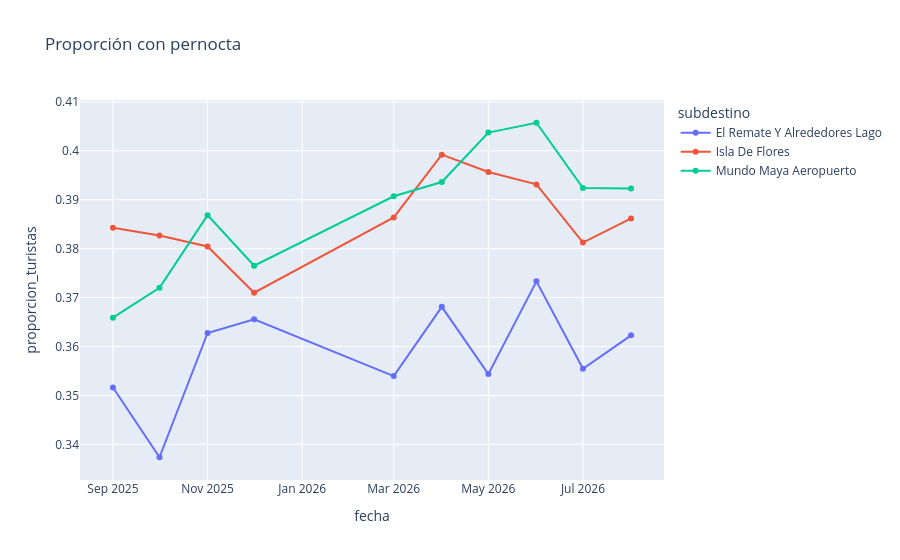

Notebook code for this chart:
### Markdown cell above
## 5. Turistas frente a excursionistas
La proporción se calcula dentro de cada subdestino y mes. No se suman polígonos.

### Code cell
seg = resultados["segmentacion_visitantes"]
display(seg.head())
px.line(seg, x="fecha", y="proporcion_turistas", color="subdestino", markers=True, title="Proporción con pernocta").show()

### Figure 1 — Plotly figure (JSON) as saved in the notebook; plotly's stock layout.template omitted (floating-point values rounded to 4 significant figures)
{"data": [{"hovertemplate": "subdestino=El Remate Y Alrededores Lago<br>fecha=%{x}<br>proporcion_turistas=%{y}<extra></extra>", "legendgroup": "El Remate Y Alrededores Lago", "line": {"color": "#636efa", "dash": "solid"}, "marker": {"symbol": "circle"}, "mode": "lines+markers", "name": "El Remate Y Alrededores Lago", "orientation": "v", "showlegend": true, "type": "scatter", "x": ["2025-09-01T00:00:00.000000000", "2025-10-01T00:00:00.000000000", "2025-11-01T00:00:00.000000000", "2025-12-01T00:00:00.000000000", "2026-03-01T00:00:00.000000000", "2026-04-01T00:00:00.000000000", "2026-05-01T00:00:00.000000000", "2026-06-01T00:00:00.000000000", "2026-07-01T00:00:00.000000000", "2026-08-01T00:00:00.000000000"], "xaxis": "x", "y": [0.3516, 0.3374, 0.3628, 0.3655, 0.3539, 0.3681, 0.3544, 0.3733, 0.3554, 0.3623], "yaxis": "y"}, {"hovertemplate": "subdestino=Isla De Flores<br>fecha=%{x}<br>proporcion_turistas=%{y}<extra></extra>", "legendgroup": "Isla De Flores", "line": {"color": "#EF553B", "dash": "solid"}, "marker": {"symbol": "circle"}, "mode": "lines+markers", "name": "Isla De Flores", "orientation": "v", "showlegend": true, "type": "scatter", "x": ["2025-09-01T00:00:00.000000000", "2025-10-01T00:00:00.000000000", "2025-11-01T00:00:00.000000000", "2025-12-01T00:00:00.000000000", "2026-03-01T00:00:00.000000000", "2026-04-01T00:00:00.000000000", "2026-05-01T00:00:00.000000000", "2026-06-01T00:00:00.000000000", "2026-07-01T00:00:00.000000000", "2026-08-01T00:00:00.000000000"], "xaxis": "x", "y": [0.3843, 0.3827, 0.3804, 0.371, 0.3864, 0.3992, 0.3957, 0.3931, 0.3812, 0.3862], "yaxis": "y"}, {"hovertemplate": "subdestino=Mundo Maya Aeropuerto<br>fecha=%{x}<br>proporcion_turistas=%{y}<extra></extra>", "legendgroup": "Mundo Maya Aeropuerto", "line": {"color": "#00cc96", "dash": "solid"}, "marker": {"symbol": "circle"}, "mode": "lines+markers", "name": "Mundo Maya Aeropuerto", "orientation": "v", "showlegend": true, "type": "scatter", "x": ["2025-09-01T00:00:00.000000000", "2025-10-01T00:00:00.000000000", "2025-11-01T00:00:00.000000000", "2025-12-01T00:00:00.000000000", "2026-03-01T00:00:00.000000000", "2026-04-01T00:00:00.000000000", "2026-05-01T00:00:00.000000000", "2026-06-01T00:00:00.000000000", "2026-07-01T00:00:00.000000000", "2026-08-01T00:00:00.000000000"], "xaxis": "x", "y": [0.3659, 0.372, 0.3868, 0.3765, 0.3907, 0.3936, 0.4037, 0.4057, 0.3924, 0.3923], "yaxis": "y"}], "layout": {"legend": {"title": {"text": "subdestino"}, "tracegroupgap": 0}, "title": {"text": "Proporción con pernocta"}, "xaxis": {"anchor": "y", "domain": [0, 1], "title": {"text": "fecha"}}, "yaxis": {"anchor": "x", "domain": [0, 1], "title": {"text": "proporcion_turistas"}}}}
